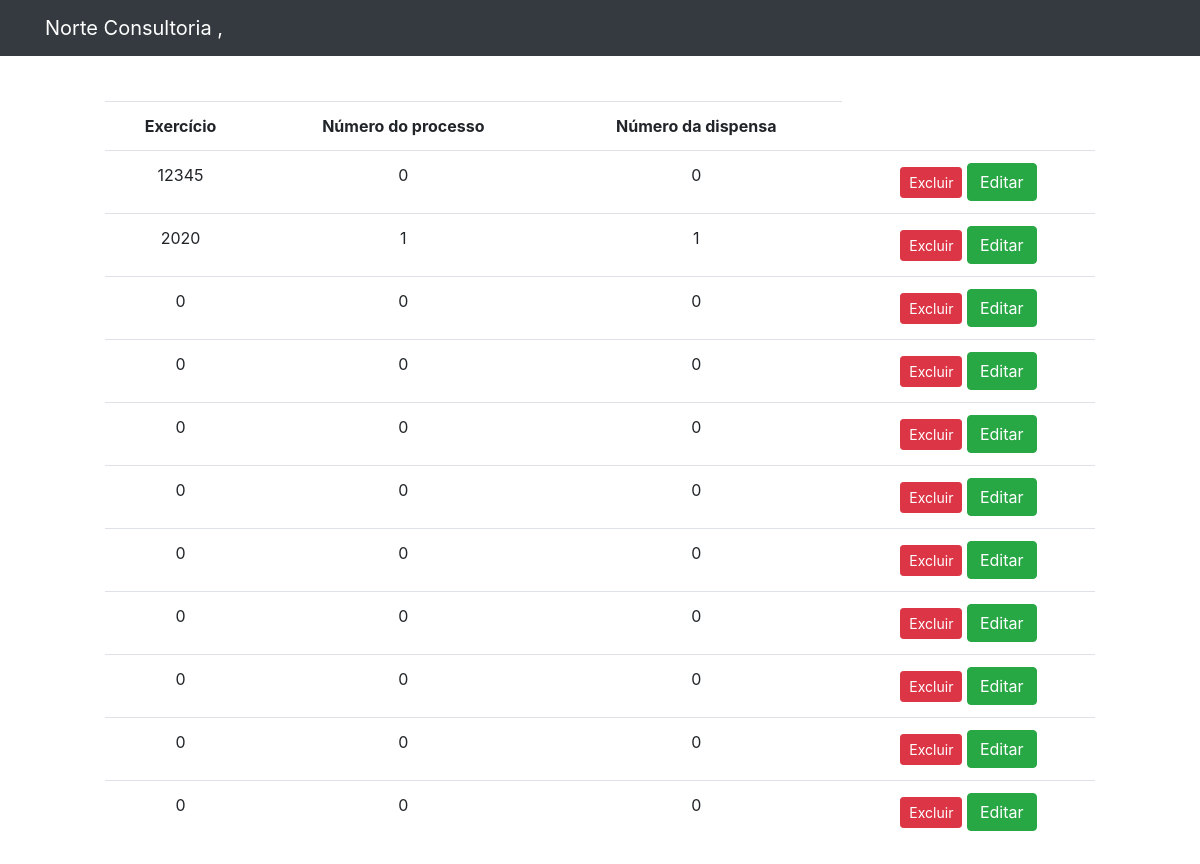
The page /public/dispensa/listDispensaSearching.php on the database its author committed.
### tables this page shows
CREATE TABLE `dispensa` (
  `id_dispensa` int(11) NOT NULL,
  `exercicio` int(11) DEFAULT NULL,
  `num_processo` int(11) DEFAULT NULL,
  `num_dispensa` int(11) DEFAULT NULL,
  `inciso` varchar(200) DEFAULT NULL,
  `objeto` varchar(3000) DEFAULT NULL,
  `categoria` varchar(200) DEFAULT NULL,
  `data_inicio` date DEFAULT NULL,
  `data_ratificacao` date DEFAULT NULL,
  `data_portaria_comissao` date DEFAULT NULL,
  `data_solicitacao_compras_servicos` date DEFAULT NULL,
  `data_preco_estimativo` date DEFAULT NULL,
  `data_autorizacao_abertura` date DEFAULT NULL,
  `data_autuacao` date DEFAULT NULL,
  `especificacao_objeto` varchar(3000) DEFAULT NULL,
  `enquadramento` varchar(3000) DEFAULT NULL,
  `minuta_contrato` varchar(3000) DEFAULT NULL,
  `data_proposta_favorecido` date DEFAULT NULL,
  `documento_habilitacao` varchar(3000) DEFAULT NULL,
  `data_ata` date DEFAULT NULL,
  `data_parecer_juridico` date DEFAULT NULL,
  `data_contrato_firmado` date DEFAULT NULL,
  `data_publicacao` date DEFAULT NULL,
  `copia_empenho_compras_legais` varchar(3000) DEFAULT NULL,
  `valor_total` float DEFAULT NULL,
  `observacoes` varchar(3000) DEFAULT NULL,
  `data_lancamento` datetime DEFAULT NULL,
  `orgao` varchar(200) DEFAULT NULL
);

### public/dispensa/listDispensaSearching.php (the view, shortened to what this page needs)
<?php include("../Template/header.php") ?>
<?php
$usuarios = filter_input(INPUT_POST, 'palavra', FILTER_SANITIZE_STRING);
?>
<?php
    include("../../data/connection.php");
    $sql = "SELECT * FROM dispensa WHERE num_dispensa LIKE '%$usuarios%' ";
    $dadosDispensa = $connection -> query($sql);
    if($dadosDispensa -> num_rows > 0)
    {
    ?>
    <div class="form">
        <div style="margin-left: 100px; margin-right: 100px;">
        <br>
            <br>
            <table class="table" style="text-align: center;">
                <tr>
                    <th>Exercício</th>
                    <th>Número do processo</th>
                    <th>Número da dispensa</th>
                </tr>
                <?php
                    while($exibir = $dadosDispensa -> fetch_assoc())
                    {
                    ?>
                        <tr>
                        <td><?php echo $exibir["exercicio"] ?></td>
                        <td><?php echo $exibir["num_processo"] ?></td>
                        <td><?php echo $exibir["num_dispensa"] ?></td>
                            <td>
                                <button type="submit" class="btn btn-danger btn-sm" formmethod="post">
                                    <a href="deleteDispensa.php?id=<?php echo $exibir ["id_dispensa"] ?>" style="text-decoration: none; color: white"> Excluir </a>
                                </button>
                                <button type="submit" class="btn btn-success" formmethod="post">
                                <a href="editDispensa.php?id=<?php echo $exibir["id_dispensa"] ?>" style="text-decoration: none; color: white">Editar</a>
                                </button>
                            </td>
                        </tr>
                    <?php
                        }
                    ?>
            </table>
        </div>
    </div>
    <?php
    }
    else
    {
        echo "Nenhum registro encontrado.";
    }
    ?>

### public/Styles/main.css (style rules this page uses)
body { padding: 5px; }

### rows shown on the page
dispensa: exercicio "12345", num_processo "0", num_dispensa "0"
dispensa: exercicio "2020", num_processo "1", num_dispensa "1"
dispensa: exercicio "0", num_processo "0", num_dispensa "0"
dispensa: exercicio "0", num_processo "0", num_dispensa "0"
dispensa: exercicio "0", num_processo "0", num_dispensa "0"
dispensa: exercicio "0", num_processo "0", num_dispensa "0"
dispensa: exercicio "0", num_processo "0", num_dispensa "0"
dispensa: exercicio "0", num_processo "0", num_dispensa "0"
dispensa: exercicio "0", num_processo "0", num_dispensa "0"
dispensa: exercicio "0", num_processo "0", num_dispensa "0"
dispensa: exercicio "0", num_processo "0", num_dispensa "0"
